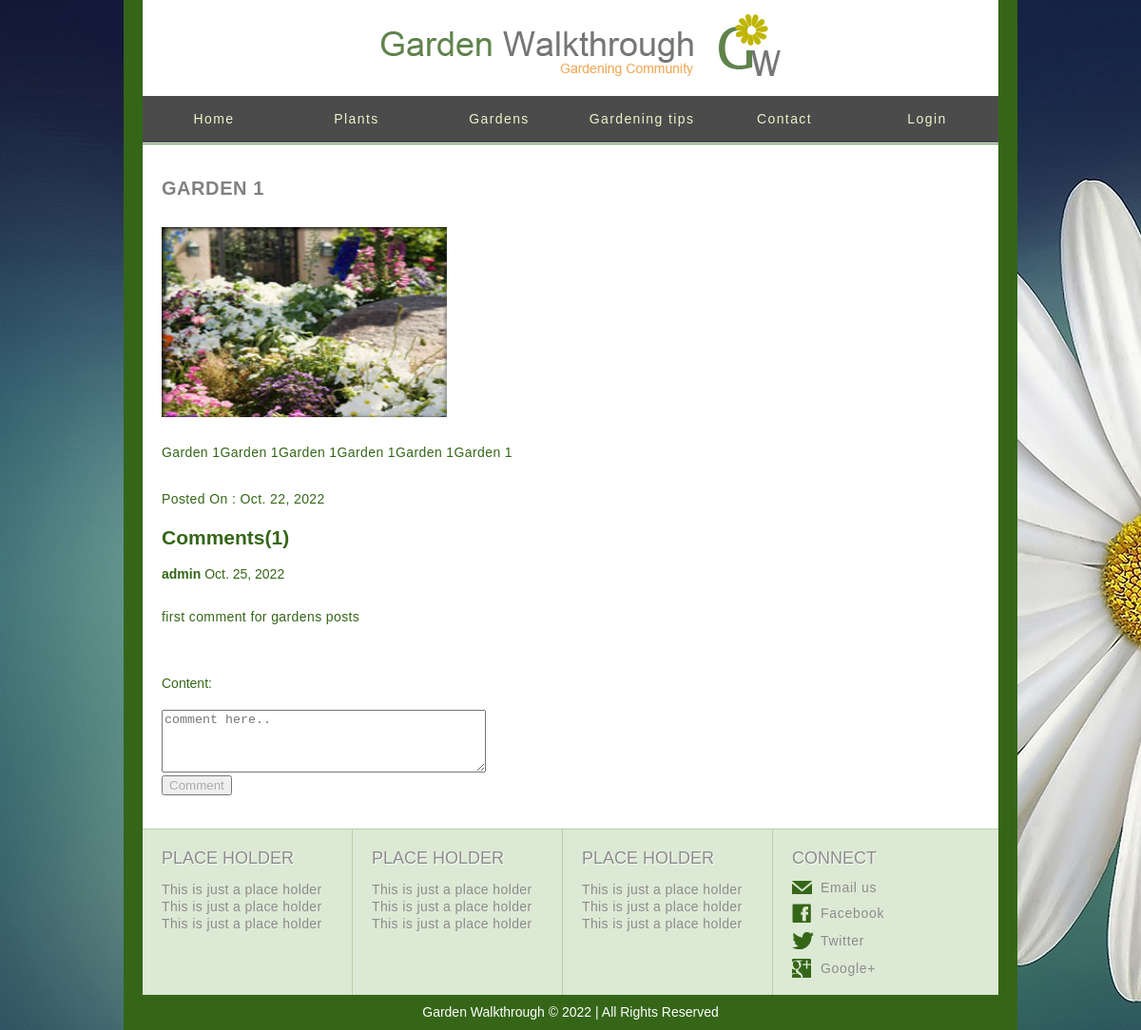
The page /garden/1 on the database its author committed.
### plants/models.py (models this page shows, shortened)
class Garden(models.Model):
    title=models.CharField(max_length=30)
    image=models.ImageField()
    descreption=models.TextField()
    uploaded_date=models.DateField(auto_now=True)

class Comment_garden(models.Model):
    user=models.ForeignKey(to=User,on_delete=models.CASCADE)
    plant_comment=models.ForeignKey(to=Garden,on_delete=models.CASCADE)
    date_comment=models.DateField(auto_now_add=True)
    content=models.TextField()

### plants/views.py (the view, shortened to what this page needs)
# urls.py: path('garden/<int:pk>', views.GardenDetailView.as_view(),name='garden'),
class GardenDetailView(DetailView):
    template_name= 'garden_detail.html'
    model=Garden
    context_object_name='Gardenn'
    form=CommentForm_garden
    def get_context_data(self, **kwargs):
        post_comments=Comment_garden.objects.all().filter(plant_comment=self.object.id)
        post_comments_count=Comment_garden.objects.all().filter(plant_comment=self.object.id).count()
        context=super().get_context_data(**kwargs)
        context.update({'form':self.form,'post_comments':post_comments,'post_comments_count':post_comments_count})
        return context

### templates/garden_detail.html (shortened to what this page needs)
{% extends 'base.html' %}
{% load static %}
{% block body %}
<body>
		<div id="body">
			<div id="content">
				<h1 >{{Gardenn.title}}</h1>
					<ul class="section">
					<li>
						<img style="width:300px;height:200px" src="{{ Gardenn.image.url }}" alt="Image" >
					</li>
                    <div>
                        <p>
                            {{Gardenn.descreption}}
                        </p>
						<p>
							Posted On : {{Gardenn.uploaded_date}}
						</p>
                    </div>
			<h2>Comments({{post_comments_count}})</h2>
			{% for post_comment in post_comments %}
		 <b>{{post_comment.user}}</b>
		<time>{{post_comment.date_comment}}</time>
		<p>{{post_comment.content}} </p>
		{% endfor %}
		<form method="POST" action={% url 'plants:garden' Gardenn.id %}>
			{{form}}
			<button type= "submit" value="Comment" name="Comment" >Comment</button>
		</form>
		</div>
	</div>
</body>
{% endblock body %}

### static/css/style.css (style rules this page uses)
body { background: url(../images/bg-body3.jpg) repeat; color: #356618; font-family: Arial, Helvetica, sans-serif; font-size: 14px; margin: 0; min-width: 940px; padding: 0; }
img { border: 0; }
p { margin: 0; text-align: justify; }
#body { background: #ffffff; }
#body div#content ul.section li img, #body div.header ul li a.figure { display: block; float: left; text-decoration: none; }
#body div.body ul li:first-child, #body div#content ul.section li:first-child, #body div#content div#sidebar div ul li:first-child { margin: 0; }
#body div#content { border-top: 1px solid #5d8546; overflow: hidden; padding: 35px 20px; }
#body div#content h1 { color: #818181; font-size: 20px; letter-spacing: 0.028em; margin: 0; text-transform: uppercase; }
#body div#content p { letter-spacing: 0.028em; line-height: 24px; padding: 25px 0 0; }
#body div#content ul.section { list-style: none; margin: 0; padding: 29px 0 0; }
#body div#content ul.section li { margin: 35px 0 0; overflow: hidden; }
#body div#content form { margin: 0; padding: 30px 0 0; }
#body div#content form label { display: block; margin: 20px 0; overflow: hidden; }
button { cursor: pointer; outline: 0; color: #AAA; }

### rows shown on the page
Garden: title "GARDEN 1", image (picture), descreption "Garden 1Garden 1Garden 1Garden 1Garden 1Garden 1", uploaded_date "Oct. 22, 2022"
Comment_garden: user "admin", date_comment "Oct. 25, 2022", content "first comment for gardens posts"

### other values the page prints
{{ post_comments_count }} "1"
